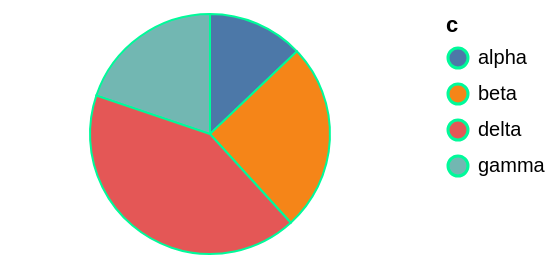

Describe this chart as a Vega-Lite specification.
### Vega-Lite specification from a JSON file in a GitHub repository (floating-point values rounded to 4 significant figures)
{"$schema": "https://vega.github.io/schema/vega-lite/v6.json", "width": 200, "height": 120, "data": {"values": [{"c": "alpha", "v": 28, "w": 3, "t": "2024-01-07"}, {"c": "beta", "v": 55, "w": 7, "t": "2024-03-19"}, {"c": "gamma", "v": 43, "w": 5, "t": "2024-06-02"}, {"c": "delta", "v": 91, "w": 9, "t": "2024-09-11"}]}, "mark": {"type": "arc", "stroke": "mediumspringgreen"}, "encoding": {"theta": {"field": "v", "type": "quantitative"}, "color": {"field": "c", "type": "nominal"}}}
